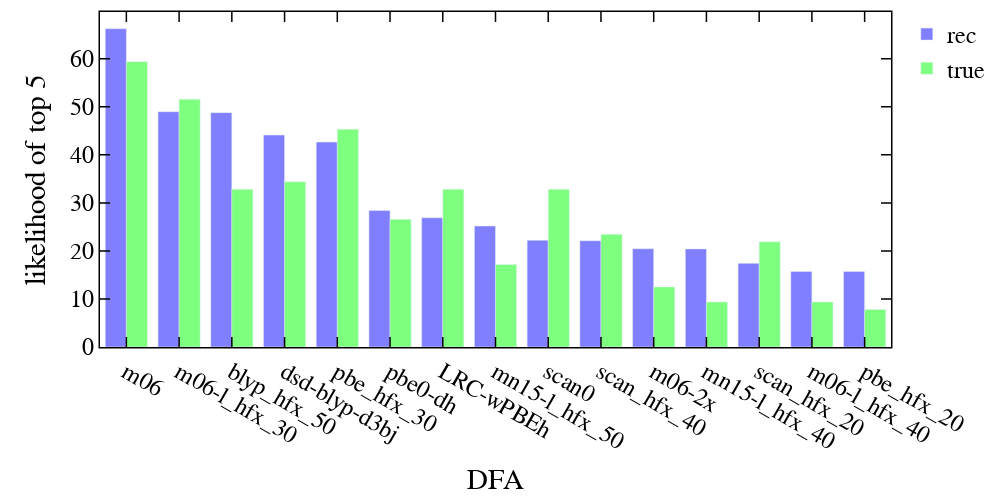

Source (notebook cell):
### Markdown cell above
##### likelihood of top 5 DFAs

### Code cell
### ----top-5----
cutoff = 15
top3_bfs = {}
for f in functionals:
    top3_bfs[f] = 0
for _, row in df_sel_top.iterrows():
    for f in row["best_fs"]:
        top3_bfs[f] += 1
true_top3_bfs = {}
for f in functionals:
    true_top3_bfs[f] = 0
for _, row in df_sel_top.iterrows():
    for f in row["true_best_fs"]:
        true_top3_bfs[f] += 1

for f in top3_bfs:
    top3_bfs[f] += true_top3_bfs[f]*0.01

from collections import Counter
bfs = dict(sorted(top3_bfs.items(), key=lambda item: item[1], reverse=True))
use_bfs_true = {}
for f in list(bfs.keys())[:cutoff]:
    use_bfs_true[f] = true_top3_bfs[f]
data = [go.Bar(x=list(bfs.keys())[:cutoff],
               y=np.array(list(bfs.values()))[:cutoff]*600./np.sum(list(bfs.values())), name='rec', marker_color='rgba(0, 0, 255, 0.5)'),
        go.Bar(x=list(use_bfs_true.keys()),
               y=np.array(list(use_bfs_true.values()))*600./np.sum(list(bfs.values())), name='true', marker_color='rgba(0, 255, 0, 0.5)'),
       ]
layout = go.Layout()
layout.update(glob_layout)
layout["xaxis"].update({'title': "DFA"})
layout["yaxis"].update({'title': "likelihood of top 5", })
layout.update(width=1000, height=500, boxmode='group')
fig = dict(data=data, layout=layout)
iplot(fig)

### Figure 1 — Plotly figure (JSON) as saved in the notebook; plotly's stock layout.template omitted (floating-point values rounded to 4 significant figures)
{"data": [{"marker": {"color": "rgba(0, 0, 255, 0.5)"}, "name": "rec", "type": "bar", "x": ["m06", "m06-l_hfx_30", "blyp_hfx_50", "dsd-blyp-d3bj", "pbe_hfx_30", "pbe0-dh", "LRC-wPBEh", "mn15-l_hfx_50", "scan0", "scan_hfx_40", "m06-2x", "mn15-l_hfx_40", "scan_hfx_20", "m06-l_hfx_40", "pbe_hfx_20"], "y": [66.25, 48.98, 48.79, 44.12, 42.66, 28.41, 26.9, 25.18, 22.21, 22.12, 20.45, 20.42, 17.42, 15.73, 15.71]}, {"marker": {"color": "rgba(0, 255, 0, 0.5)"}, "name": "true", "type": "bar", "x": ["m06", "m06-l_hfx_30", "blyp_hfx_50", "dsd-blyp-d3bj", "pbe_hfx_30", "pbe0-dh", "LRC-wPBEh", "mn15-l_hfx_50", "scan0", "scan_hfx_40", "m06-2x", "mn15-l_hfx_40", "scan_hfx_20", "m06-l_hfx_40", "pbe_hfx_20"], "y": [59.41, 51.59, 32.83, 34.39, 45.34, 26.58, 32.83, 17.2, 32.83, 23.45, 12.51, 9.38, 21.89, 9.38, 7.817]}], "layout": {"boxmode": "group", "font": {"color": "black", "family": "Helvetica", "size": 24}, "height": 500, "legend": {"orientation": "v"}, "margin": {"b": 100, "l": 100, "r": 10, "t": 10}, "paper_bgcolor": "rgba(255,255,255,100)", "plot_bgcolor": "white", "width": 1000, "xaxis": {"color": "black", "linecolor": "black", "linewidth": 1.5, "mirror": "allticks", "showgrid": false, "showline": true, "ticklen": 10, "ticks": "inside", "tickwidth": 1.5, "title": {"text": "DFA"}, "zeroline": false}, "yaxis": {"color": "black", "linecolor": "black", "linewidth": 1.5, "mirror": "allticks", "showgrid": false, "showline": true, "ticklen": 10, "ticks": "inside", "tickwidth": 1.5, "title": {"text": "likelihood of top 5"}, "zeroline": false}}}
